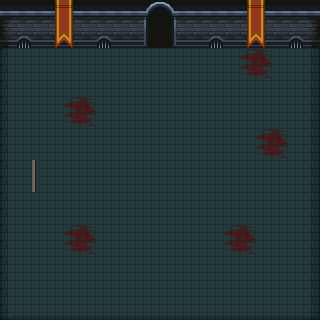

Tiled map render using the project's own tile images. Description and the whole map definition, tile-layer contents included, below:
An orthogonal 20x20 tile map with 16x16 px tiles, 3 tile layers (Chão, decoracao, a), 2 tilesets.

<map version="1.10" tiledversion="1.10.2" orientation="orthogonal" renderorder="right-down" width="20" height="20" tilewidth="16" tileheight="16" infinite="0" nextlayerid="8" nextobjectid="1">
 <tileset firstgid="1" source="Dungeon.tsx" />
 <tileset firstgid="626" source="base/Castelo.tsx" />
 <layer id="6" name="Chão" width="20" height="20">
  <data encoding="csv">
1,2,2,2,2,2,2,2,2,251,252,2,2,2,2,2,2,2,2,3,
26,27,27,27,27,27,27,27,27,276,277,27,27,27,27,27,27,27,27,28,
51,52,52,52,52,52,52,52,52,301,302,52,52,52,52,52,52,52,52,53,
30,31,31,31,31,31,31,31,31,31,31,31,31,31,31,31,31,31,31,32,
30,31,31,31,31,31,31,31,31,31,31,31,31,31,31,31,31,31,31,32,
30,31,31,31,31,31,31,31,31,31,31,31,31,31,31,31,31,31,31,32,
30,31,31,31,31,31,31,31,31,31,31,31,31,31,31,31,31,31,31,32,
30,31,31,31,31,31,31,31,31,31,31,31,31,31,31,31,31,31,31,32,
30,31,31,31,31,31,31,31,31,31,31,31,31,31,31,31,31,31,31,32,
30,31,31,31,31,31,31,31,31,31,31,31,31,31,31,31,31,31,31,32,
30,31,31,31,31,31,31,31,31,31,31,31,31,31,31,31,31,31,31,32,
30,31,31,31,31,31,31,31,31,31,31,31,31,31,31,31,31,31,31,32,
30,31,31,31,31,31,31,31,31,31,31,31,31,31,31,31,31,31,31,32,
30,31,31,31,31,31,31,31,31,31,31,31,31,31,31,31,31,31,31,32,
30,31,31,31,31,31,31,31,31,31,31,31,31,31,31,31,31,31,31,32,
30,31,31,31,31,31,31,31,31,31,31,31,31,31,31,31,31,31,31,32,
30,31,31,31,31,31,31,31,31,31,31,31,31,31,31,31,31,31,31,32,
30,31,31,31,31,31,31,31,31,31,31,31,31,31,31,31,31,31,31,32,
30,31,31,31,31,31,31,31,31,31,31,31,31,31,31,31,31,31,31,32,
55,56,56,56,56,56,56,56,56,56,56,56,56,56,56,56,56,56,56,57
</data>
 </layer>
 <layer id="5" name="decoracao" width="20" height="20">
  <data encoding="csv">
0,0,0,281,282,0,0,0,0,0,0,0,0,0,0,281,282,0,0,0,
0,0,0,306,307,0,0,0,0,0,0,0,0,0,0,306,307,0,0,0,
0,152,0,331,332,0,152,0,0,0,0,0,0,152,0,331,332,0,152,0,
0,0,0,0,0,0,0,0,0,0,0,0,0,0,0,309,310,0,0,0,
0,0,0,0,0,0,0,0,0,0,0,0,0,0,0,334,335,0,0,0,
0,0,0,0,0,0,0,0,0,0,0,0,0,0,0,0,0,0,0,0,
0,0,0,0,309,310,0,0,0,0,0,0,0,0,0,0,0,0,0,0,
0,0,0,0,334,335,0,0,0,0,0,0,0,0,0,0,0,0,0,0,
0,0,0,0,0,0,0,0,0,0,0,0,0,0,0,0,309,310,0,0,
0,0,0,0,0,0,0,0,0,0,0,0,0,0,0,0,334,335,0,0,
0,0,0,0,0,0,0,0,0,0,0,0,0,0,0,0,0,0,0,0,
0,0,0,0,0,0,0,0,0,0,0,0,0,0,0,0,0,0,0,0,
0,0,0,0,0,0,0,0,0,0,0,0,0,0,0,0,0,0,0,0,
0,0,0,0,0,0,0,0,0,0,0,0,0,0,0,0,0,0,0,0,
0,0,0,0,309,310,0,0,0,0,0,0,0,0,309,310,0,0,0,0,
0,0,0,0,334,335,0,0,0,0,0,0,0,0,334,335,0,0,0,0,
0,0,0,0,0,0,0,0,0,0,0,0,0,0,0,0,0,0,0,0,
0,0,0,0,0,0,0,0,0,0,0,0,0,0,0,0,0,0,0,0,
0,0,0,0,0,0,0,0,0,0,0,0,0,0,0,0,0,0,0,0,
0,0,0,0,0,0,0,0,0,0,0,0,0,0,0,0,0,0,0,0
</data>
 </layer>
 <layer id="7" name="a" width="20" height="20">
  <data encoding="csv">
0,0,0,0,0,0,0,0,0,0,0,0,0,0,0,0,0,0,0,0,
0,0,0,0,0,0,0,0,0,0,0,0,0,0,0,0,0,0,0,0,
0,0,0,0,0,0,0,0,0,0,0,0,0,0,0,0,0,0,0,0,
0,0,0,0,0,0,0,0,0,0,0,0,0,0,0,0,0,0,0,0,
0,0,0,0,0,0,0,0,0,0,0,0,0,0,0,0,0,0,0,0,
0,0,0,0,0,0,0,0,0,0,0,0,0,0,0,0,0,0,0,0,
0,0,0,0,0,0,0,0,0,0,0,0,0,0,0,0,0,0,0,0,
0,0,0,0,0,0,0,0,0,0,0,0,0,0,0,0,0,0,0,0,
0,0,0,0,0,0,0,0,0,0,0,0,0,0,0,0,0,0,0,0,
0,0,0,0,0,0,0,0,0,0,0,0,0,0,0,0,0,0,0,0,
0,0,1175,0,0,0,0,0,0,0,0,0,0,0,0,0,0,0,0,0,
0,0,1175,0,0,0,0,0,0,0,0,0,0,0,0,0,0,0,0,0,
0,0,0,0,0,0,0,0,0,0,0,0,0,0,0,0,0,0,0,0,
0,0,0,0,0,0,0,0,0,0,0,0,0,0,0,0,0,0,0,0,
0,0,0,0,0,0,0,0,0,0,0,0,0,0,0,0,0,0,0,0,
0,0,0,0,0,0,0,0,0,0,0,0,0,0,0,0,0,0,0,0,
0,0,0,0,0,0,0,0,0,0,0,0,0,0,0,0,0,0,0,0,
0,0,0,0,0,0,0,0,0,0,0,0,0,0,0,0,0,0,0,0,
0,0,0,0,0,0,0,0,0,0,0,0,0,0,0,0,0,0,0,0,
0,0,0,0,0,0,0,0,0,0,0,0,0,0,0,0,0,0,0,0
</data>
 </layer>
</map>
